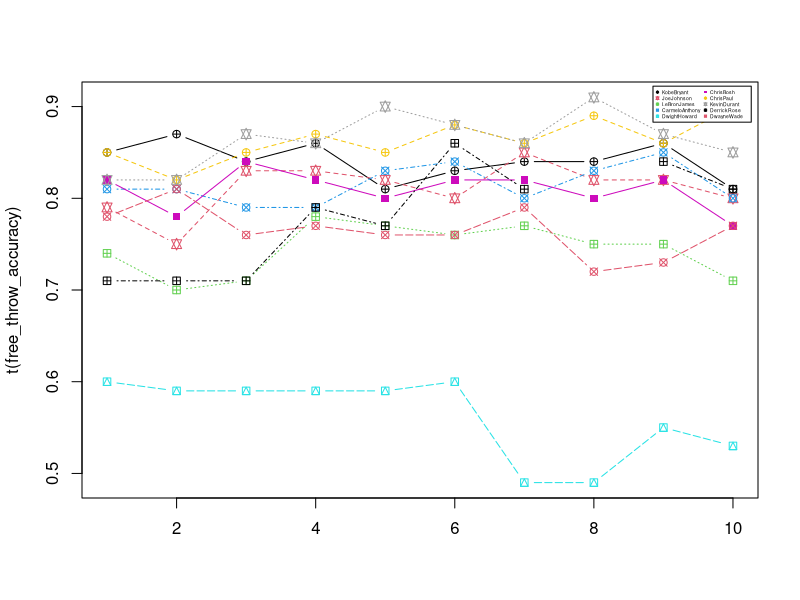

Generate this figure with R: (Note: this script raises an error after producing the figure.)
# Define Seasons and Players
Seasons <- c("2005","2006","2007","2008","2009","2010","2011","2012","2013","2014")
Players <- c("KobeBryant","JoeJohnson","LeBronJames","CarmeloAnthony","DwightHoward","ChrisBosh","ChrisPaul","KevinDurant","DerrickRose","DwayneWade")


# Define free throws made for each player in each season
KobeBryant_FT <- c(696,667,623,483,439,483,381,525,18,196)
JoeJohnson_FT <- c(261,235,316,299,220,195,158,132,159,141)
LeBronJames_FT <- c(601,489,549,594,593,503,387,403,439,375)
CarmeloAnthony_FT <- c(573,459,464,371,508,507,295,425,459,189)
DwightHoward_FT <- c(356,390,529,504,483,546,281,355,349,143)
ChrisBosh_FT <- c(474,463,472,504,470,384,229,241,223,179)
ChrisPaul_FT <- c(394,292,332,455,161,337,260,286,295,289)
KevinDurant_FT <- c(209,209,391,452,756,594,431,679,703,146)
DerrickRose_FT <- c(146,146,146,197,259,476,194,0,27,152)
DwayneWade_FT <- c(629,432,354,590,534,494,235,308,189,284)



# Combine free throws made into a matrix
free_throws <- rbind(KobeBryant_FT, JoeJohnson_FT, LeBronJames_FT, CarmeloAnthony_FT, DwightHoward_FT, ChrisBosh_FT, ChrisPaul_FT, KevinDurant_FT, DerrickRose_FT, DwayneWade_FT)
rm(KobeBryant_FT, JoeJohnson_FT, LeBronJames_FT, CarmeloAnthony_FT, DwightHoward_FT, ChrisBosh_FT, ChrisPaul_FT, KevinDurant_FT, DerrickRose_FT, DwayneWade_FT)
colnames(free_throws) <- Seasons
rownames(free_throws) <- Players
print("Free_Throws")
free_throws




# Define free throw attempts for each player in each season
KobeBryant_FTA <- c(819,768,742,564,541,583,451,626,21,241)
JoeJohnson_FTA <- c(330,314,379,362,269,243,186,161,195,176)
LeBronJames_FTA <- c(814,701,771,762,773,663,502,535,585,528)
CarmeloAnthony_FTA <- c(709,568,590,468,612,605,367,512,541,237)
DwightHoward_FTA <- c(598,666,897,849,816,916,572,721,638,271)
ChrisBosh_FTA <- c(581,590,559,617,590,471,279,302,272,232)
ChrisPaul_FTA <- c(465,357,390,524,190,384,302,323,345,321)
KevinDurant_FTA <- c(256,256,448,524,840,675,501,750,805,171)
DerrickRose_FTA <- c(205,205,205,250,338,555,239,0,32,187)
DwayneWade_FTA <- c(803,535,467,771,702,652,297,425,258,370)



# Combine free throw attempts into a matrix
free_throws_attempts <- rbind(KobeBryant_FTA, JoeJohnson_FTA, LeBronJames_FTA, CarmeloAnthony_FTA, DwightHoward_FTA, ChrisBosh_FTA, ChrisPaul_FTA, KevinDurant_FTA, DerrickRose_FTA, DwayneWade_FTA)
rm(KobeBryant_FTA, JoeJohnson_FTA, LeBronJames_FTA, CarmeloAnthony_FTA, DwightHoward_FTA, ChrisBosh_FTA, ChrisPaul_FTA, KevinDurant_FTA, DerrickRose_FTA, DwayneWade_FTA)
colnames(free_throws_attempts) <- Seasons
rownames(free_throws_attempts) <- Players
print("Free_Throws_Attempts")
free_throws_attempts




# Define total points for each player in each season
KobeBryant_PTS <- c(2832,2430,2323,2201,1970,2078,1616,2133,83,782)
JoeJohnson_PTS <- c(1653,1426,1779,1688,1619,1312,1129,1170,1245,1154)
LeBronJames_PTS <- c(2478,2132,2250,2304,2258,2111,1683,2036,2089,1743)
CarmeloAnthony_PTS <- c(2122,1881,1978,1504,1943,1970,1245,1920,2112,966)
DwightHoward_PTS <- c(1292,1443,1695,1624,1503,1784,1113,1296,1297,646)
ChrisBosh_PTS <- c(1572,1561,1496,1746,1678,1438,1025,1232,1281,928)
ChrisPaul_PTS <- c(1258,1104,1684,1781,841,1268,1189,1186,1185,1564)
KevinDurant_PTS <- c(903,903,1624,1871,2472,2161,1850,2280,2593,686)
DerrickRose_PTS <- c(597,597,597,1361,1619,2026,852,0,159,904)
DwayneWade_PTS <- c(2040,1397,1254,2386,2045,1941,1082,1463,1028,1331)




# Combine total points into a matrix
Points <- rbind(KobeBryant_PTS, JoeJohnson_PTS, LeBronJames_PTS, CarmeloAnthony_PTS, DwightHoward_PTS, ChrisBosh_PTS, ChrisPaul_PTS, KevinDurant_PTS, DerrickRose_PTS, DwayneWade_PTS)
rm(KobeBryant_PTS, JoeJohnson_PTS, LeBronJames_PTS, CarmeloAnthony_PTS, DwightHoward_PTS, ChrisBosh_PTS, ChrisPaul_PTS, KevinDurant_PTS, DerrickRose_PTS, DwayneWade_PTS)
colnames(Points) <- Seasons
rownames(Points) <- Players



# Calculate the free throw accuracy for each player in each season
free_throw_accuracy<-((free_throws/free_throws_attempts))
print("Free_Throw_Accuracy")
free_throw_accuracy<-round(free_throw_accuracy,2)
free_throw_accuracy




# Plot Free Throw Accuracy
matplot(t(free_throw_accuracy),type="b",pch=(10:15),col=c(1:10,2))
legend("topright",inset=0.01,legend=Players,col=c(1:10,2),pch=(10:15),horiz=F, ncol = 2,cex = 0.3)



# Calculate the free throw attempts per game for each player in each season
print("Free_Throw_Attempts_PerGame")
free_throws_attempts_per_game<-round((free_throws_attempts/Games),2)
free_throws_attempts_per_game




# Plot Free Throw Attempts per Game
matplot(t(free_throws_attempts_per_game),type="b",pch=(10:15),col=c(1:10,2))
legend("topright",inset=0.01,legend=Players,col=c(1:10,2),pch=(10:15),horiz=F, ncol = 2,cex = 0.3)




# Calculate the points scored per game without considering free throws for each player in each season
print("Points_Without_Free_Throws")
points_without_free_throws<-(Points-free_throws)/field_goals
points_without_free_throws


# Calculate 2-Pointers per Game
print("2_Pointers_Per_Game")
point_game_2<-round((points_without_free_throws/2),2)
point_game_2

# Calculate 3-Pointers per Game
print("3_Pointers_Per_Game")
point_game_3<-round((points_without_free_throws/3),2)
point_game_3

